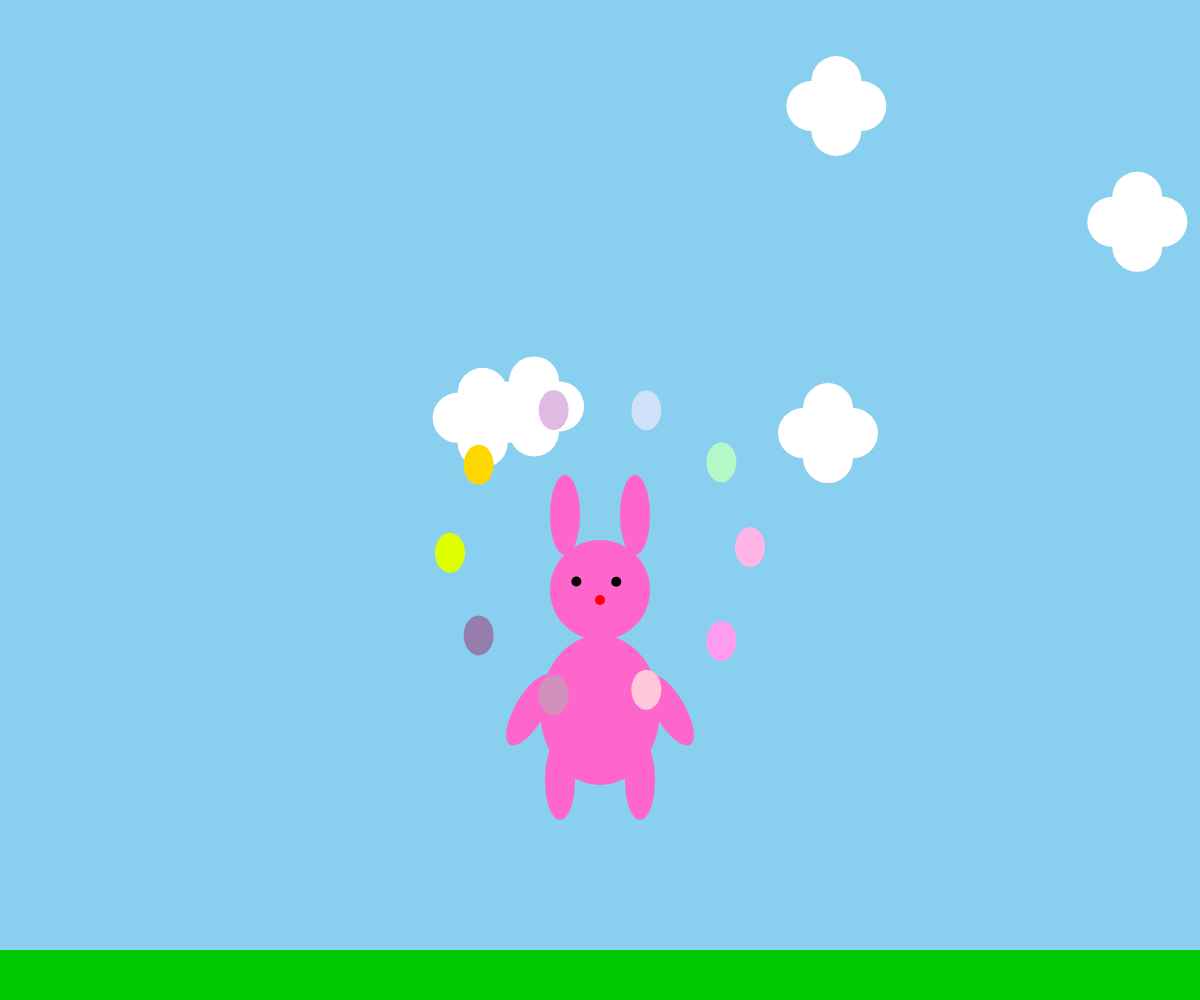
Frame 1 (no input)
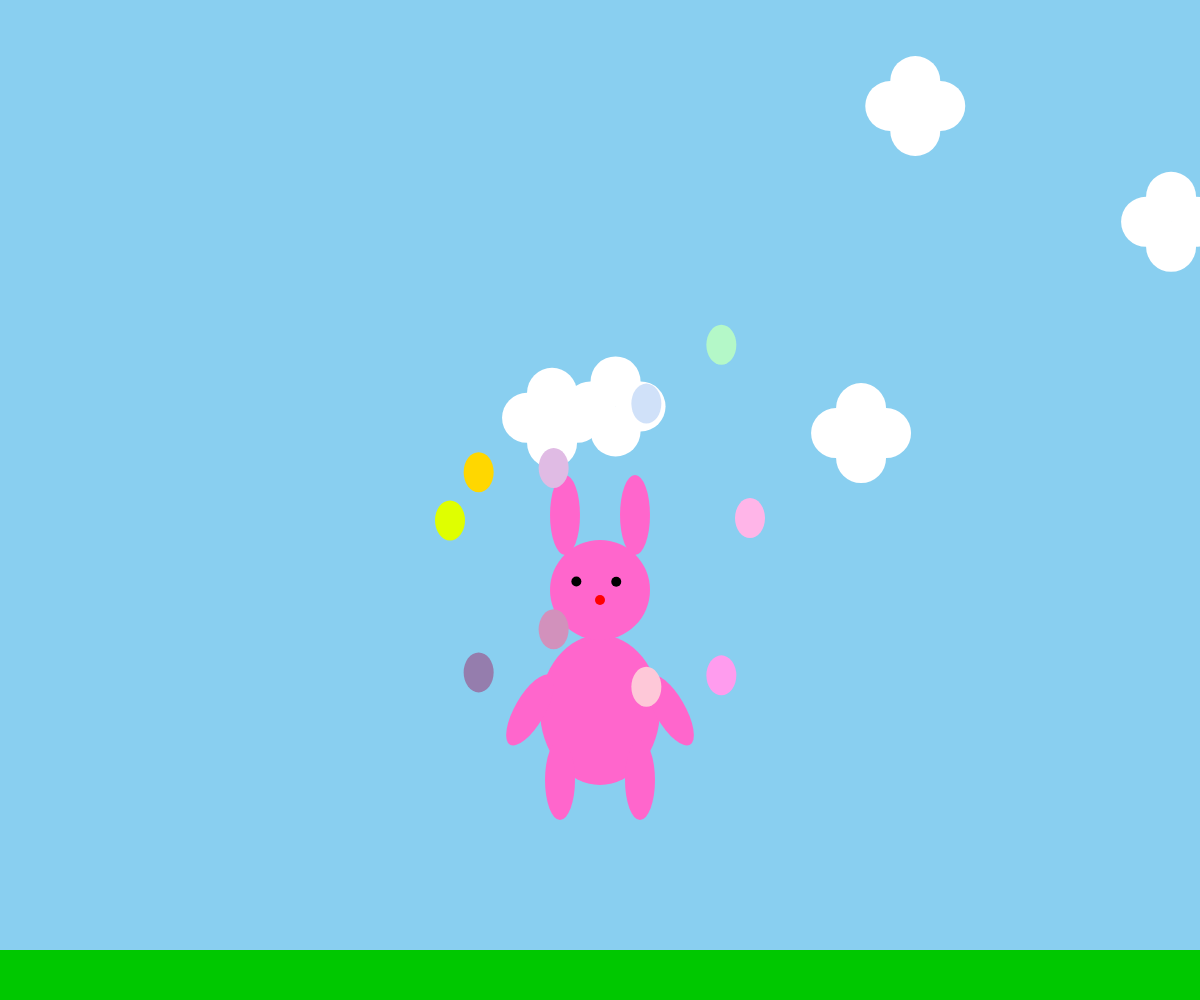
Frame 60 (no input)
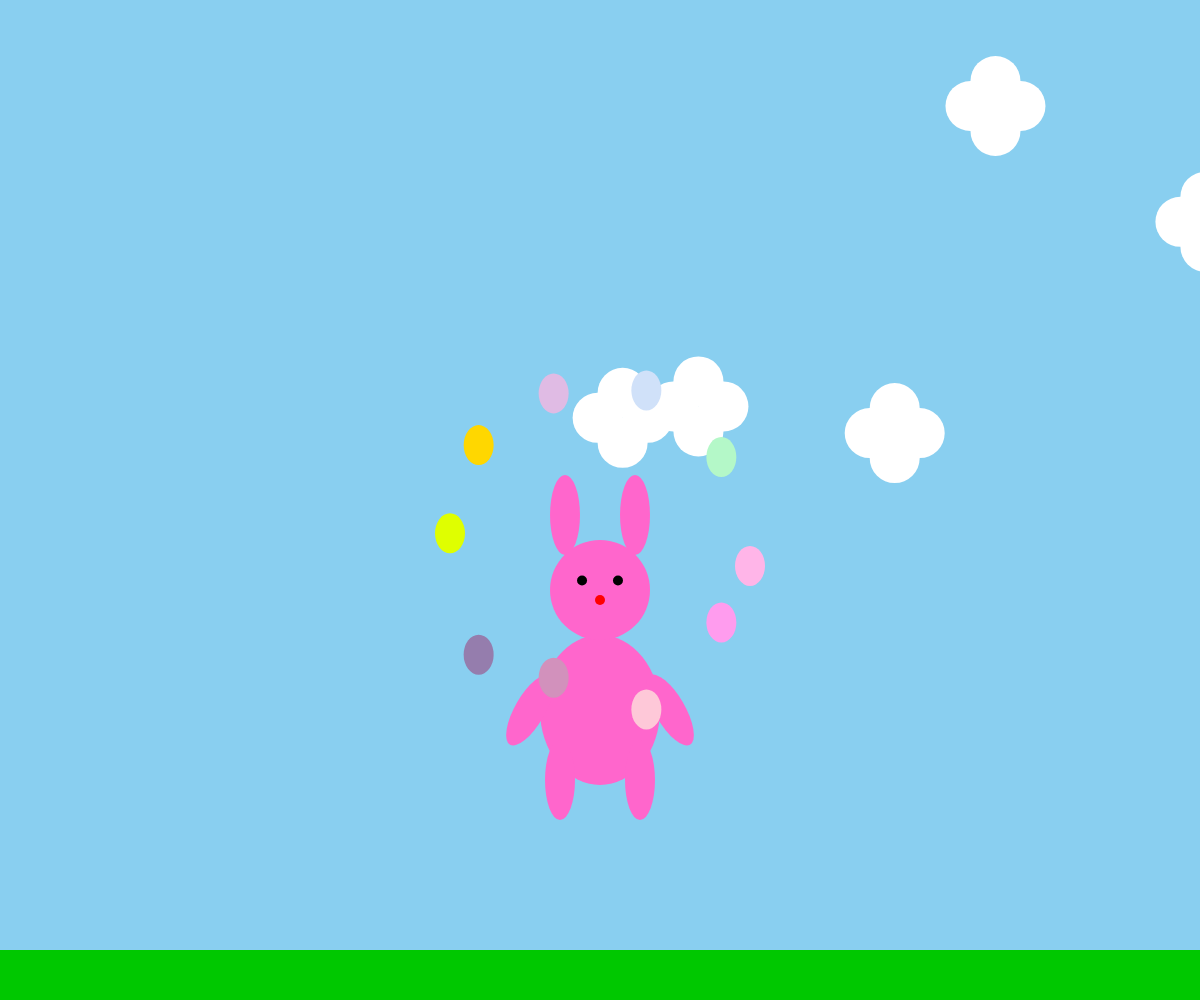
Frame 120 (the mouse pressed at the canvas centre since frame 60)

The p5.js sketch that drew these frames (run headless with seeded random() and noise() and a simulated clock; from frame 60 on, the mouse is pressed at the canvas centre):

// p5.js sketch
// ── sketch.js
class Cloud {
  constructor(x, y) {
    this.x = x;
    this.y = y;
    this.speed = random(0.5, 1.5);
  }

  move() {
    this.x += this.speed;
    if (this.x > width) {
      this.x = -100;
      this.y = random(50, height / 2);
      this.speed = random(0.5, 1.5);
    }
  }

  display() {
    fill(255);
    noStroke();

    // Draw the cloud using ellipse shapes
    ellipse(this.x + 25, this.y, 50, 50);
    ellipse(this.x + 50, this.y + 25, 50, 50);
    ellipse(this.x, this.y + 25, 50, 50);
    ellipse(this.x + 25, this.y + 50, 50, 50);
  }
}

let clouds = [];

class Bunny {
  constructor(x, y) {
    this.x = x;
    this.y = y;
  }

  display() {
    // Pink bunny color
    fill(255, 102, 204);

    // Body
    ellipse(this.x, this.y + 120, 120, 150);

    // Head
    ellipse(this.x, this.y, 100, 100);

    // Ears
    ellipse(this.x - 35, this.y - 75, 30, 80);
    ellipse(this.x + 35, this.y - 75, 30, 80);

    // Eyes
    // fill(0);


    // Nose
    fill(255, 0, 0);
    ellipse(this.x, this.y + 10, 10, 10);

    // Mouth
    noFill();
    arc(this.x - 15, this.y + 25, 30, 10, 0, PI);
    arc(this.x + 15, this.y + 25, 30, 10, 0, PI);

    // Legs
    fill(255, 102, 204);
    ellipse(this.x - 40, this.y + 190, 30, 80);
    ellipse(this.x + 40, this.y + 190, 30, 80);

    // Left arm
    push();
    translate(this.x - 70, this.y + 120);
    rotate(radians(30));
    ellipse(0, 0, 30, 80);
    pop();

    // Right arm
    push();
    translate(this.x + 70, this.y + 120);
    rotate(radians(-30));
    ellipse(0, 0, 30, 80);
    pop();
    
    // Calculate the angle between the eye position and the mouse position
    let leftEyeAngle = atan2(mouseY - (this.y - 45), mouseX - (this.x - 20)); // Adjusted Y-coordinate
    let rightEyeAngle = atan2(mouseY - (this.y - 45), mouseX - (this.x + 20)); // Adjusted Y-coordinate

    // Calculate the new eye pupil positions based on the angle
    let leftPupilX = this.x - 20 + cos(leftEyeAngle) * 5;
    let leftPupilY = this.y - 45 + sin(leftEyeAngle) * 5; // Adjusted Y-coordinate
    let rightPupilX = this.x + 20 + cos(rightEyeAngle) * 5;
    let rightPupilY = this.y - 45 + sin(rightEyeAngle) * 5; // Adjusted Y-coordinate

    // Draw the eye pupils
    fill(0);
    ellipse(leftPupilX, leftPupilY + 40, 10, 10);
    ellipse(rightPupilX, rightPupilY + 40, 10, 10);   
  }
}


class Egg {
  constructor(x, y, color) {
    this.x = x;
    this.y = y;
    this.color = color;
    this.bounceSpeed = 0.05;
    this.bounceHeight = 3;
    this.angle = random(TWO_PI);
  }

  move() {
    this.angle += this.bounceSpeed;
    this.y += sin(this.angle) * this.bounceHeight;
  }

  display() {
    fill(this.color);
    ellipse(this.x, this.y, 30, 40);
  }

  click() {
    let d = dist(mouseX, mouseY, this.x, this.y);
    if (d < 20) {
      return true;
    } else {
      return false;
    }
  }  
}

let confetti = [];

class Confetti {
  constructor(x, y) {
    this.x = x;
    this.y = y;
    this.size = random(3, 6);
    this.color = color(random(150, 255), random(150, 255), random(150, 255), 255); // Generate random bright neon pastel colors
    this.vx = random(-2, 2);
    this.vy = random(-4, -1);
  }

  move() {
    this.x += this.vx;
    this.y += this.vy;
    this.vy += 0.1;
  }

  display() {
    fill(this.color);
    rect(this.x, this.y, this.size, this.size);
  }
}


let bunny;
let eggs = [];
let pastelColors = [
  '#FFB5E8',
  '#FF9CEE',
  '#FEC8D8',
  '#D291BC',
  '#957DAD',
  '#DFFF00',
  '#FFD700',
  '#E0BBE4',
  '#D0E1F9',
  '#B4F8C8'
];

function setup() {
  createCanvas(windowWidth, windowHeight);
  bunny = new Bunny(width / 2, height / 2 + 90); // Adjusted Y-coordinate for the bunny

  for (let i = 0; i < 10; i++) {
    let angle = map(i, 0, 10, 0, TWO_PI);
    let eggX = width / 2 + cos(angle) * 150;
    let eggY = height / 2 + 50 + sin(angle) * 150; // Adjusted Y-coordinate for the eggs
    let eggColor = pastelColors[i % pastelColors.length];
    eggs.push(new Egg(eggX, eggY, eggColor));
  }
  
  // Create clouds
  for (let i = 0; i < 5; i++) {
    clouds.push(new Cloud(random(-100, width), random(50, height / 2)));
  }  
}

function resetCanvas() {
  bunny = new Bunny(width / 2, height - 200);

  eggs = [];
  for (let i = 0; i < 10; i++) {
    eggs.push(new Egg(random(width), random(height - 200, height - 100), random(20, 50), random(20, 50)));
  }
}

function draw() {
  background(137, 207, 240); // Baby blue background
  
  // Update and display clouds
  for (let cloud of clouds) {
    cloud.move();
    cloud.display();
  }  

  // bunny.move();
  bunny.display();

  for (let i = eggs.length - 1; i >= 0; i--) {
    let egg = eggs[i];
    egg.move();
    egg.display();
    if (egg.click()) {
      for (let j = 0; j < 50; j++) {
        confetti.push(new Confetti(egg.x, egg.y));
      }
      eggs.splice(i, 1);
    }
  }

  for (let i = confetti.length - 1; i >= 0; i--) {
    let particle = confetti[i];
    particle.move();
    particle.display();
    if (particle.y > height) {
      confetti.splice(i, 1);
    }
  }

  // Draw green grass at the bottom
  fill(0, 200, 0);
  rect(0, height - 50, width, 50);
  
  // Check if all eggs have disappeared
  if (eggs.length === 0) {
    // Display reset button
    fill(255);
    rect(width / 2 - 50, height / 2 - 25, 100, 50, 10);
    fill(0);
    textSize(16);
    textAlign(CENTER, CENTER);
    text("Restart", width / 2, height / 2);
  }  
}

function mousePressed() {
  // Check if reset button is visible and clicked
  if (eggs.length === 0 && mouseX >= width / 2 - 50 && mouseX <= width / 2 + 50 && mouseY >= height / 2 - 25 && mouseY <= height / 2 + 25) {
    resetCanvas();
  }
}

function mouseClicked() {
  for (let i = eggs.length - 1; i >= 0; i--) {
    if (eggs[i].click()) {
      eggs.splice(i, 1);
    }
  }
}
